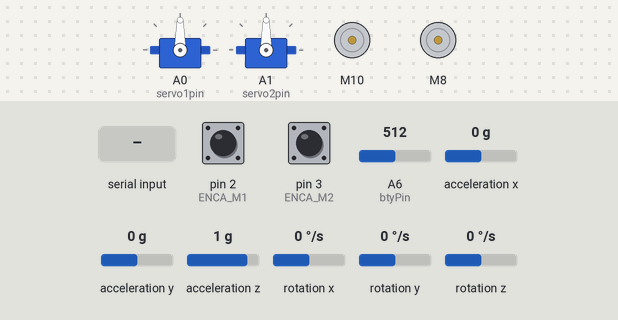
Bench run of a sketch on a simulated Arduino Nano, built with avr-gcc and run on an emulated ATmega328P. Parts: 2 × servo, 2 × DC motor (green arrow = forward, orange = backward, longer = faster). Wiring (inferred from the names in the program): MPU-6050 motion sensor at I2C address 0x68. The test bench sets the inputs (shaded band); at power-on: acceleration x 0 g, A6 (btyPin) = 512, pin 2 (ENCA_M1) HIGH, pin 3 (ENCA_M2) HIGH, acceleration y 0 g, acceleration z 1 g, rotation x 0 °/s, rotation y 0 °/s, rotation z 0 °/s. What the sketch prints to the serial monitor is not drawn.

Above: at 1.2 s.
1.3 s: "1\n" received over Serial
At 2.2 s:
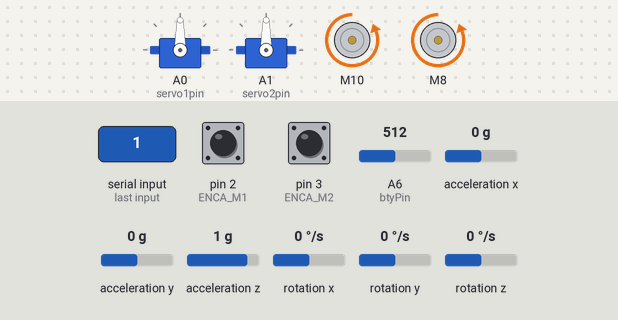
2.8 s: byte 50 ('2') received over Serial
At 4.3 s:
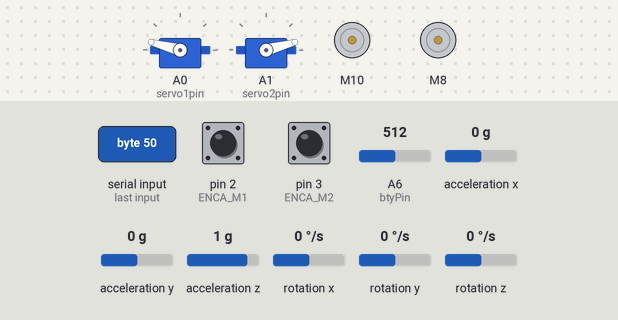
5.4 s: byte 51 ('3') received over Serial
At 6.8 s:
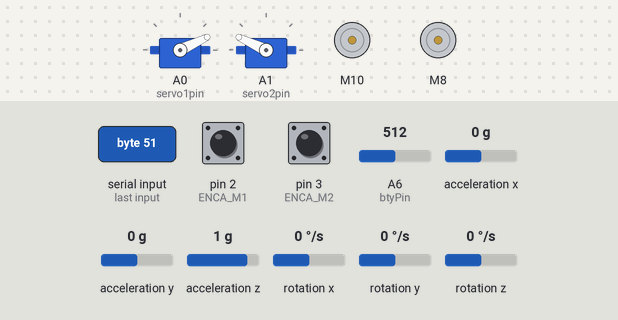
7.9 s: acceleration x set to 0.2 g
10.9 s: A6 (btyPin) set to 187
13.9 s: A6 (btyPin) set to 170
Timing chart, 0 to 16.9 s (numbered marks = the images above; inputs shaded):
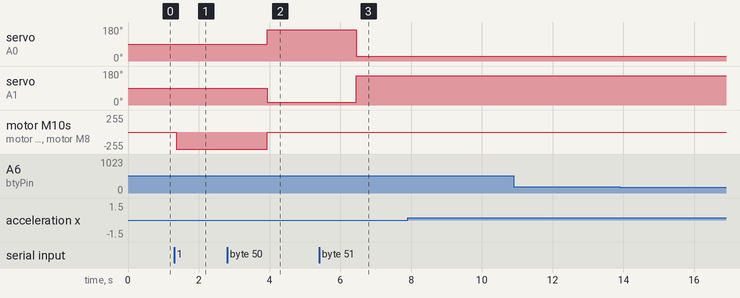

Measured:
- after the input at 1.3 s, motor M10, motor M8: stopped → backward 255/255 after 0.06 s
- after the input at 2.8 s, servo on A0 (servo1pin): 90° → 165° after 1.1 s; servo on A1 (servo2pin): 90° → 15° after 1.1 s; motor M10, motor M8: backward 255/255 → stopped after 1.1 s
- after the input at 5.4 s, servo on A0 (servo1pin): 165° → 25° after 1.1 s; servo on A1 (servo2pin): 15° → 155° after 1.1 s
- after the input at 7.9 s, every drawn part: stays the same
- after the input at 10.9 s, every drawn part: stays the same
- after the input at 13.9 s, every drawn part: stays the same

The sketch:

wiper_arduino_code.ino
```cpp
// Include necessary libraries
#include <PID_v1.h>
#include <SparkFun_TB6612.h>
#include <Servo.h>
#include <SoftwareSerial.h>
#include "Wire.h"

// Motor and encoder pins
#define ENCA_M1 2
#define ENCB_M1 A2
#define ENCA_M2 3
#define ENCB_M2 A3
#define PWM_M1 11
#define AIN2_M1 12
#define AIN1_M1 10
#define STBY 9
#define PWM_M2 6
#define BIN2_M2 7
#define BIN1_M2 8

// Servo pins
#define servo1pin A0
#define servo2pin A1

// Battery
#define btyPin A6

// Motor and encoder variables
volatile int posi_M1 = 0;
volatile int posi_M2 = 0;
// volatile float time = 0;
double SetpointM1, InputM1, OutputM1, TargetM1 = 0;
double SetpointM2, InputM2, OutputM2, TargetM2 = 0;
float prevT = 0;       // Previous time
float posiprev_M1 = 0; // Previous position for motor 1
float posiprev_M2 = 0; // Previous position for motor 2
float RPM_M1;
float RPM_M2;
double Kp = 0, Ki = 10, Kd = 0;
const int offsetA = 1;
const int offsetB = 1;
float RPM_default = 50;
float RPM_turn = 30;
int driveM1, driveM2;
float instantDistance = 0;
float startTime, endTime;
PID myPIDM1(&InputM1, &OutputM1, &SetpointM1, Kp, Ki, Kd, DIRECT);
PID myPIDM2(&InputM2, &OutputM2, &SetpointM2, Kp, Ki, Kd, DIRECT);
Motor motor1 = Motor(AIN1_M1, AIN2_M1, PWM_M1, offsetA, STBY);
Motor motor2 = Motor(BIN1_M2, BIN2_M2, PWM_M2, offsetB, STBY);

// Servo variables
Servo servo1;
Servo servo2;
int mode3_offset = 65;
int mode2_offset = 75;

// Accelerometer variables
const int MPU_ADDR = 0x68; // I2C address of the MPU-6050.
double ax, ay, az, pitch, roll, degToX;
int16_t accelerometer_x, accelerometer_y, accelerometer_z; // Variables for accelerometer raw data

// Bluetooth variables
int TX_pin = 5;
int RX_pin = 4;
SoftwareSerial BTserial(TX_pin, RX_pin);

// Battery variables
float batteryVoltage = 0;
float maxVoltage = 4; // V

// Command variables

int mode = 1; //1: down, 2: up, 3: disengage
bool power = false;
double carx = 0;
double cary = 0;
double deg = 0;
double targetx = 0;
double targety = 0;
float targetAngle, targetDistance, currDistance = 0;

// Function prototypes
void readEncoderM1();
void readEncoderM2();
void calculateSpeed();
void reportData(bool isBluetooth);
void keyboardControl(bool isBluetooth);
void commandControl(bool isBluetooth);
void adjustMotors();

void setup()
{
    Serial.begin(9600);
    BTserial.begin(9600);

    servo1.attach(servo1pin);
    servo2.attach(servo2pin);

    // Encoder inputs
    pinMode(ENCA_M1, INPUT_PULLUP);
    pinMode(ENCA_M2, INPUT_PULLUP);
    attachInterrupt(digitalPinToInterrupt(ENCA_M1), readEncoderM1, RISING);
    attachInterrupt(digitalPinToInterrupt(ENCA_M2), readEncoderM2, RISING);
    SetpointM1 = TargetM1 + 255;
    SetpointM2 = TargetM2 + 255;
    myPIDM1.SetMode(AUTOMATIC);
    myPIDM2.SetMode(AUTOMATIC);

    Wire.begin();
    Wire.beginTransmission(MPU_ADDR); // Begins a transmission to the I2C slave (GY-521 board)
    Wire.write(0x6B);                 // PWR_MGMT_1 register
    Wire.write(0);                    // Set to zero (wakes up the MPU-6050)
    Wire.endTransmission(true);
}

void loop()
{
    startTime = millis();

    SetpointM1 = TargetM1 + 255;
    SetpointM2 = TargetM2 + 255;

    calculateSpeed();
    if (power)
    {
        myPIDM1.Compute();
        myPIDM2.Compute();
        driveM1 = map(OutputM1, 0, 255, -255, 255);
        driveM2 = map(OutputM2, 0, 255, -255, 255);
        int minimum_limit = 10;
        if (abs(driveM1) < minimum_limit)
        {
            motor1.drive(0);
        }
        else
        {
            motor1.drive(driveM1);
        }
        if (abs(driveM2) < minimum_limit)
        {
            motor2.drive(0);
        }
        else
        {
            motor2.drive(driveM2);
        }
    }
    else
    {
        motor1.brake();
        motor2.brake();
        TargetM1 = 0;
        TargetM2 = 0;
    }

    Wire.beginTransmission(MPU_ADDR);
    Wire.write(0x3B); // Starting with register 0x3B (ACCEL_XOUT_H)
    Wire.endTransmission(false);
    Wire.requestFrom(MPU_ADDR, 14, true); // Request a total of 14 registers
    accelerometer_x = Wire.read() << 8 | Wire.read();
    accelerometer_y = Wire.read() << 8 | Wire.read();
    accelerometer_z = Wire.read() << 8 | Wire.read();
    ax = accelerometer_x / 16384.0 * 9.81;
    ay = accelerometer_y / 16384.0 * 9.81;
    az = accelerometer_z / 16384.0 * 9.81;
    pitch = atan2(ay, sqrt(ax * ax + az * az)) * (180.0 / PI);
    roll = atan2(ax, sqrt(ay * ay + az * az)) * (180.0 / PI);
    if (ax > 0)
    {
        degToX = -(pitch - 90);
    }
    else
    {
        degToX = (pitch - 90);
    }

    if (mode == 1)
    {
        servo1.write(90);
        servo2.write(90);
    }
    else if (mode == 2)
    {
        servo1.write(90 + mode2_offset);
        servo2.write(90 - mode2_offset);
    }
    else if (mode == 3)
    {
        servo1.write(90 - mode3_offset);
        servo2.write(90 + mode3_offset);
    }

    int analogValue = analogRead(btyPin); // Read analog value from A6 pin
    float voltage = analogValue * (5.0 / 1023.0);   // Convert analog value to voltage
    float voltageOffset = 2.6; // when complete wireless
    batteryVoltage = voltage * 3.0 - voltageOffset;

    reportData(false);
    // keyboardControl(false);
    commandControl(false);
}

void keyboardControl(bool isBluetooth)
{
    char inChar = "";

    if (isBluetooth)
    {
        if (BTserial.available() > 0)
        {
            inChar = BTserial.read();
        }
    }
    else
    {
        if (Serial.available() > 0)
        {
            inChar = Serial.read();
        }
    }

    // Serial.println(inChar);

    switch (inChar)
    {
    case 'w':
        TargetM1 = RPM_default;
        TargetM2 = RPM_default;
        break;
    case 's':
        TargetM1 = -RPM_default;
        TargetM2 = -RPM_default;
        break;
    case 'a':
        TargetM1 = -RPM_default;
        TargetM2 = RPM_default;
        break;
    case 'd':
        TargetM1 = RPM_default;
        TargetM2 = -RPM_default;
        break;
    case 'x':
        TargetM1 = 0;
        TargetM2 = 0;
        break;
    case '1':
        mode = 1;
        break;
    case '2':
        mode = 2;
        break;
    case '3':
        mode = 3;
        break;
    default:;
    }
}

void commandControl(bool isBluetooth)
{
    String cmd = "";
    String values[5];

    if (isBluetooth)
    {
        if (BTserial.available())
        {
            cmd = BTserial.readStringUntil('\n');
        }
    }
    else
    {
        if (Serial.available())
        {
            cmd = Serial.readStringUntil('\n');
        }
    }

    if (cmd.length() > 0)
    {
        // Serial.println(cmd);

        // Extract carx, cary, and targetangle from the input string
        carx = cmd.substring(0, cmd.indexOf(',')).toDouble();
        cmd.remove(0, cmd.indexOf(',') + 1);
        cary = cmd.substring(0, cmd.indexOf('|')).toDouble();
        cmd.remove(0, cmd.indexOf('|') + 1);
        // deg = cmd.substring(0, cmd.indexOf('|')).toDouble();
        // cmd.remove(0, cmd.indexOf('|') + 1);
        targetx = cmd.substring(0, cmd.indexOf(',')).toDouble();
        cmd.remove(0, cmd.indexOf(',') + 1);
        targety = cmd.substring(0, cmd.indexOf('|')).toDouble();
        cmd.remove(0, cmd.indexOf('|') + 1);
        int mode_int = cmd.substring(0, cmd.indexOf('|')).toInt();
        cmd.remove(0, cmd.indexOf('|') + 1);
        int power_int = cmd.toInt();

        switch (mode_int)
        {
        case 1:
            mode = 1;
            break;
        case 2:
            mode = 2;
            break;
        case 3:
            mode = 3;
            break;
        default:;
        }

        if (power_int == 1)
        {
            power = true;
        }
        else
        {
            power = false;
        }

        // Calculate targetangle
        targetAngle = atan2(targety - cary, targetx - carx) * (180 / PI);
        targetDistance = sqrt(pow(targetx - carx, 2) + pow(targety - cary, 2));

        cmd = "";
        currDistance = 0;
    }

    adjustMotors();
}

void adjustMotors()
{
    float deg_tolerance = 10;
    float dis_tolerance = 0;
    float degDiff = targetAngle - degToX;
    float disDiff = targetDistance - currDistance;

    if (degDiff > 180)
    {
        degDiff -= 360;
    }
    else if (degDiff < -180)
    {
        degDiff += 360;
    }

    if (abs(degDiff) > deg_tolerance && disDiff > dis_tolerance)
    {
        if (degDiff > 0) // counterclockwise
        {
            TargetM1 = -RPM_turn;
            TargetM2 = RPM_turn;
        }
        else // clockwise
        {
            TargetM1 = RPM_turn;
            TargetM2 = -RPM_turn;
        }
    }
    else if (disDiff > dis_tolerance)
    {
        endTime = millis();
        float wheel_radius = 0.0325;          // meters
        float speed_offset = 0.3; // -1~+1, neg->loss, pos->gain
        float avg_speed = (RPM_M1 + RPM_M2) / 2 * 2 * PI * wheel_radius / 60; // m/s
        avg_speed = avg_speed*(1+speed_offset);
        instantDistance = avg_speed * (endTime - startTime) / 1000;
        currDistance += instantDistance;

        TargetM1 = RPM_default;
        TargetM2 = RPM_default;
    }
    else
    {
        // motor1.brake();
        // motor2.brake();
        TargetM1 = 0;
        TargetM2 = 0;
    }
}

void reportData(bool isBluetooth)
{
    char buffer[200];    // Define a buffer to hold the formatted data
    char tempBuffer[20]; // Temporary buffer to hold the converted doubleing-point numbers

    // Convert num to string with 6 characters and 2 decimal places
    int numLen = 4;
    int numDec = 1;

    snprintf(buffer, sizeof(buffer), "%s ", power ? "ON" : "OFF");

    snprintf(buffer + strlen(buffer), sizeof(buffer) - strlen(buffer), "M%d ", mode);
    dtostrf(batteryVoltage, numLen, numDec, tempBuffer);
    snprintf(buffer + strlen(buffer), sizeof(buffer) - strlen(buffer), "%sV | ", tempBuffer);
    dtostrf(carx, numLen, numDec, tempBuffer);
    snprintf(buffer + strlen(buffer), sizeof(buffer) - strlen(buffer), "(%sm,", tempBuffer);
    dtostrf(cary, numLen, numDec, tempBuffer);
    snprintf(buffer + strlen(buffer), sizeof(buffer) - strlen(buffer), "%sm)=>", tempBuffer);
    // dtostrf(deg, numLen, numDec, tempBuffer);
    // snprintf(buffer + strlen(buffer), sizeof(buffer) - strlen(buffer), "%s°, ", tempBuffer);
    dtostrf(targetx, numLen, numDec, tempBuffer);
    snprintf(buffer + strlen(buffer), sizeof(buffer) - strlen(buffer), "(%sm, ", tempBuffer);
    dtostrf(targety, numLen, numDec, tempBuffer);
    snprintf(buffer + strlen(buffer), sizeof(buffer) - strlen(buffer), "%sm) | ", tempBuffer);

    dtostrf(RPM_M1, numLen, numDec, tempBuffer);
    snprintf(buffer + strlen(buffer), sizeof(buffer) - strlen(buffer), "L %s =[%4d]=>", tempBuffer, driveM1);
    dtostrf(TargetM1, numLen, numDec, tempBuffer);
    snprintf(buffer + strlen(buffer), sizeof(buffer) - strlen(buffer), "%s ", tempBuffer);
    dtostrf(RPM_M2, numLen, numDec, tempBuffer);
    snprintf(buffer + strlen(buffer), sizeof(buffer) - strlen(buffer), "R %s =[%4d]=>", tempBuffer, driveM2);
    dtostrf(TargetM2, numLen, numDec, tempBuffer);
    snprintf(buffer + strlen(buffer), sizeof(buffer) - strlen(buffer), "%s | ", tempBuffer);
    dtostrf(targetAngle, numLen, numDec, tempBuffer);
    snprintf(buffer + strlen(buffer), sizeof(buffer) - strlen(buffer), "TarDeg %s° ", tempBuffer);
    dtostrf(targetDistance, numLen, numDec, tempBuffer);
    snprintf(buffer + strlen(buffer), sizeof(buffer) - strlen(buffer), "TarDis %sm | ", tempBuffer);

    // dtostrf(pitch, numLen, numDec, tempBuffer);
    // snprintf(buffer + strlen(buffer), sizeof(buffer) - strlen(buffer), "Pitch: %s° ", tempBuffer);
    // dtostrf(roll, numLen, numDec, tempBuffer);
    // snprintf(buffer + strlen(buffer), sizeof(buffer) - strlen(buffer), "Roll: %s° ", tempBuffer);
    dtostrf(degToX, numLen, numDec, tempBuffer);
    snprintf(buffer + strlen(buffer), sizeof(buffer) - strlen(buffer), "CurrDeg: %s° ", tempBuffer);
    dtostrf(currDistance, numLen, numDec, tempBuffer);
    snprintf(buffer + strlen(buffer), sizeof(buffer) - strlen(buffer), "CurrDis: %sm\n", tempBuffer);

    // Print the formatted data from the buffer
    if (isBluetooth)
    {
        BTserial.print(buffer);
        // BTserial.print("Mode: ");
        // BTserial.print(mode);
        // BTserial.print("\t");

        // BTserial.print("Left RPM: ");
        // BTserial.print(RPM_M1);
        // BTserial.print("->");
        // BTserial.print(TargetM1);
        // BTserial.print("\t");

        // BTserial.print("Right RPM: ");
        // BTserial.print(RPM_M2);
        // BTserial.print("->");
        // BTserial.print(TargetM2);
        // BTserial.print("\t");

        // BTserial.print("Pitch: ");
        // BTserial.print(pitch);
        // BTserial.print("\t");
        // BTserial.print("Roll: ");
        // BTserial.print(roll);
        // BTserial.println();
    }
    else
    {
        Serial.print(buffer);
    }
}

// Interrupt service routines for encoders
void readEncoderM1()
{
    int a = digitalRead(ENCA_M1); // Read the state of the encoder A pin
    float analog_b = analogRead(ENCB_M1);
    int b;
    if (analog_b > 512)
    {
        b = 1;
    }
    else
    {
        b = 0;
    }

    if (a == HIGH && b == HIGH)
    {              // If both encoder A and B pins are high
        posi_M1++; // Increment the position
    }
    else if (a == HIGH && b == LOW)
    {              // If encoder A pin is high and encoder B pin is low
        posi_M1--; // Decrement the position
    }
}

void readEncoderM2()
{
    int a = digitalRead(ENCA_M2); // Read the state of the encoder A pin
    float analog_b = analogRead(ENCB_M2);
    int b;
    if (analog_b > 512)
    {
        b = 1;
    }
    else
    {
        b = 0;
    }

    if (a == HIGH && b == HIGH)
    {              // If both encoder A and B pins are high
        posi_M2++; // Increment the position++
    }
    else if (a == HIGH && b == LOW)
    {              // If encoder A pin is high and encoder B pin is low
        posi_M2--; // Decrement the position --
    }
}

void calculateSpeed()
{
    float currT = micros();
    float deltaTime = (currT - prevT) / 1000000.0;                     // Convert to seconds
    RPM_M1 = ((posi_M1 - posiprev_M1) / 700.0) * (1 / deltaTime) * 60; // Calculate RPM
    RPM_M2 = -((posi_M2 - posiprev_M2) / 700.0) * (1 / deltaTime) * 60;
    posiprev_M1 = posi_M1;
    posiprev_M2 = posi_M2;
    prevT = currT;

    float maximum_limit = 251;
    InputM1 = map(RPM_M1, -maximum_limit, maximum_limit, 0, 510);
    InputM2 = map(RPM_M2, -maximum_limit, maximum_limit, 0, 510);
}
```
